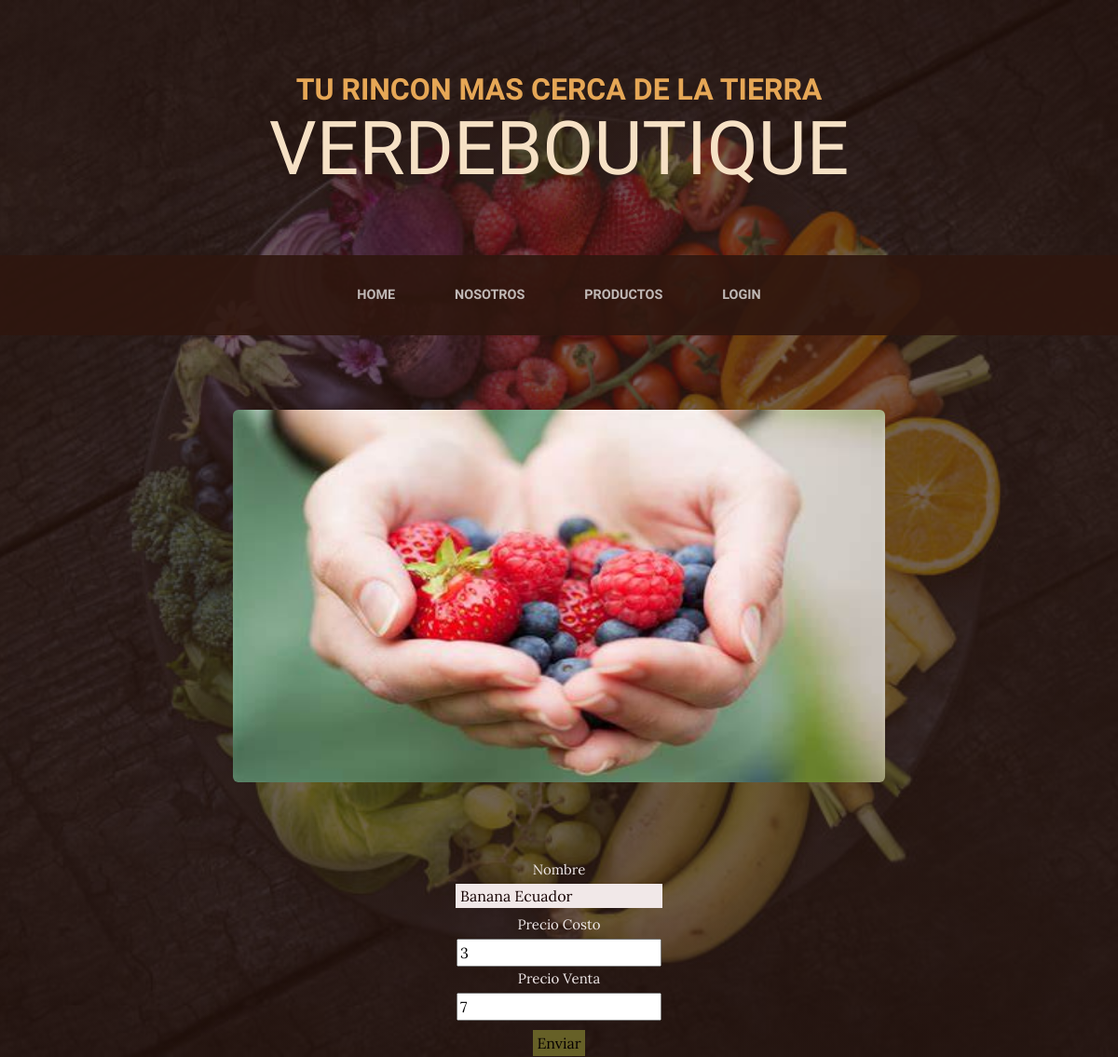
The app's page /Tienda/editar_producto/2 with its own data.
### Tienda/models.py (models this page shows, shortened)
class Productos(models.Model):
    Prod_name = models.CharField(max_length=50)
    Prod_cost = models.IntegerField()
    Prod_sale = models.IntegerField()

### Tienda/views.py (the view)
# urls.py: path("editar_producto/<int:id>", views.edit_prod, name="editar_producto"),
def edit_prod(request,id):
    producto = Productos.objects.get(id=id)
    if request.method == "POST":
        formulario = Productos_formulario(request.POST)
        if formulario.is_valid():
            datos = formulario.cleaned_data
            producto.Prod_name = datos["Prod_name"]
            producto.Prod_cost = datos["Prod_cost"]
            producto.Prod_sale = datos["Prod_sale"]
            producto.save()
            producto = Productos.objects.all()
            return render(request, "productos.html", {"productos":producto})
    else:
        formulario = Productos_formulario(initial={"Prod_name": producto.Prod_name, "Prod_cost":producto.Prod_cost, "Prod_sale":producto.Prod_sale})
    return render(request, "editar_producto.html", {"formulario":formulario, "producto":producto})

### Tienda/forms.py
class Productos_formulario(forms.Form):
    Prod_name = forms.CharField(max_length=50)
    Prod_cost = forms.IntegerField()
    Prod_sale = forms.IntegerField()

### Tienda/template/editar_producto.html (shortened to what this page needs)
{%extends "home.html"%}
{%load static%}
{%block contenido%}
    <div class="centered-form">
        <form action="{%url 'editar_producto' producto.id%}" method="POST">
            <p>Nombre</p>
            {{formulario.Prod_name}}
            <p>Precio Costo</p>
            {{formulario.Prod_cost}}
            <p>Precio Venta</p>
            {{formulario.Prod_sale}}
            <button>Enviar</button>
        </form>
    </div>
{%endblock%}
{%block encabezado%}
<section class="page-section clearfix">
    <div class="container">
        <div class="" style="text-align: center;">
            <img class="intro-img img-fluid mb-3 mb-lg-0 rounded" src="{% static 'Tienda/assets/img/hand.jpg' %}" alt="..." style="width: 700px; height:400px;" />
        </div>
    </div>
</section>
{%endblock%}

### Tienda/template/editar_producto.html (style rules this page uses)
.centered-form { max-width: 250px; margin: 0 auto; text-align: center; background-color: none; padding: 1px; }
input[type="text"], input[type="numbre"] { color:rgb(20, 1, 1); background-color: rgb(241, 232, 232); border: none; padding: 1px 5px; margin-bottom: 5px; }
button { background-color: rgb(102, 96, 39); color: rgb(7, 0, 0); padding: 2px 4px; border: none; cursor: pointer; margin-top: 10px; }
p { font-size: 15px; color: rgb(240, 233, 233); margin-bottom: 2px; }

### records on screen
Productos: Prod_name "Banana Ecuador", Prod_cost "3", Prod_sale "7"
